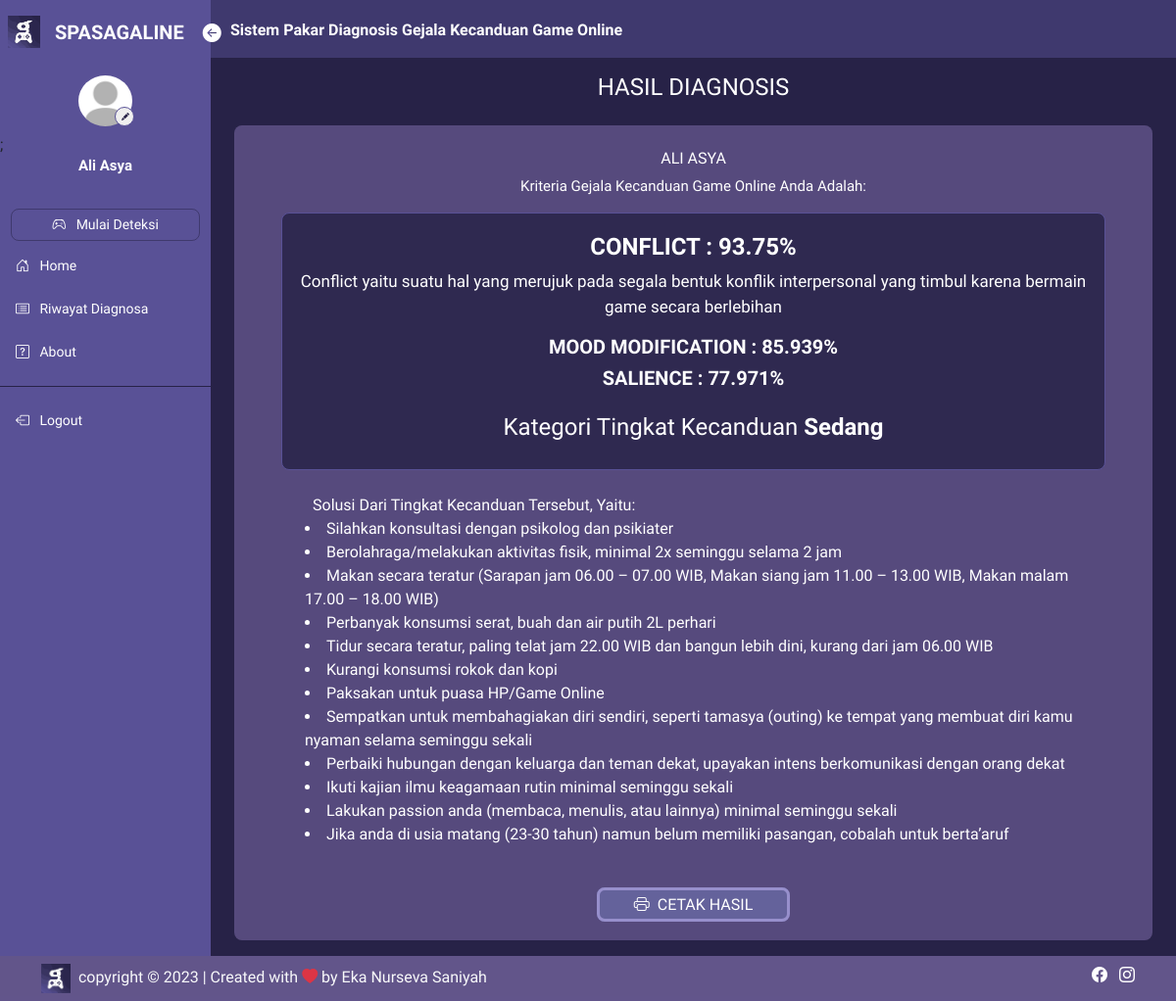
The page /hasil/index.php (signed in) on the database its author committed.
### tables this page shows
CREATE TABLE `user` (
  `iduser` int(11) NOT NULL,
  `nama` varchar(50) NOT NULL,
  `username` varchar(45) NOT NULL,
  `password` varchar(100) NOT NULL,
  `email` varchar(50) NOT NULL,
  `foto` varchar(50) NOT NULL,
  `level` varchar(30) NOT NULL
);

CREATE TABLE `hasil` (
  `idhasil` int(11) NOT NULL,
  `iduser` int(11) NOT NULL,
  `anak` varchar(50) NOT NULL,
  `tanggal` timestamp NOT NULL DEFAULT current_timestamp() ON UPDATE current_timestamp(),
  `hsl_kategori` varchar(45) NOT NULL,
  `salience` double NOT NULL,
  `tolerance` double NOT NULL,
  `mood_modification` double NOT NULL,
  `relapse` double NOT NULL,
  `withdrawal` double NOT NULL,
  `conflict` double NOT NULL,
  `problem` double DEFAULT NULL
);

CREATE TABLE `kriteria` (
  `idkriteria` int(11) NOT NULL,
  `kode_kriteria` varchar(20) NOT NULL,
  `nama_kriteria` varchar(50) NOT NULL,
  `deskripsi` text NOT NULL
);

CREATE TABLE `solusi` (
  `idsolusi` int(11) NOT NULL,
  `idkategori` int(11) NOT NULL,
  `nama_solusi` text NOT NULL
);

### controller/controller_main.php (called while the page is built, shortened)
<?php
$conn = mysqli_connect("localhost", "root", "", "spasagaline");
function query($query)
{
    global $conn;
    $result = mysqli_query($conn, $query);
    $rows = [];
    while ($row = mysqli_fetch_assoc($result)) {
        $rows[] = $row;
    }
    return $rows;
}
function jumlah_data($data)
{
    global $conn;
    $query = mysqli_query($conn, $data);
    $jumlah_data = mysqli_num_rows($query);
    return $jumlah_data;
}
function dekripsi($kata)
{
    $string = base64_decode($kata);
    $key = substr($string, 0, 44);
    $enkripsi = substr($string, 44);
    $hasil = openssl_decrypt($enkripsi, 'AES-256-CBC', $key, 0, substr($key, 0, 16));
    return $hasil;
}
?>

### controller/controller_hasil.php (called while the page is built, shortened)
<?php
require_once 'controller_main.php';
function kriteria_cf($data)
{
    $data_kriteria = query("SELECT * FROM kriteria");
    $idhasil = $data['idhasil'];
    foreach ($data_kriteria as $dakr) {
        $nama_kecil = strtolower($dakr['nama_kriteria']);
        $nama = str_replace(" ", "_", $nama_kecil);
        $hasil_cf[] = $data[$nama];
    }
    rsort($hasil_cf);
    $tiga_terbesar = array_slice($hasil_cf, 0, 3);
    $array_cf = array_values(array_unique($tiga_terbesar));
    for ($i = 0; $i < count($array_cf); $i++) {
        $nilai_yang_dicari = $array_cf[$i];
        foreach ($data_kriteria as $dakit) {
            $nama_kecil = strtolower($dakit['nama_kriteria']);
            $nama = str_replace(" ", "_", $nama_kecil);
            $kolom = $nama;
            $query = jumlah_data("SELECT * FROM hasil WHERE $kolom = $nilai_yang_dicari AND idhasil = $idhasil");
            if ($query == 1) {
                $kriteria_cf[] = $dakit['nama_kriteria'];
            }
        }
    }
    return $kriteria_cf;
}
function hasil_cf($data)
{
    $data_kriteria = query("SELECT * FROM kriteria");
    foreach ($data_kriteria as $dakr) {
        $nama_kecil = strtolower($dakr['nama_kriteria']);
        $nama = str_replace(" ", "_", $nama_kecil);
        $hasil_cf[] = $data[$nama];
    }
    rsort($hasil_cf);
    $tiga_terbesar = array_slice($hasil_cf, 0, 3);
    $array_cf = array_values(array_unique($tiga_terbesar));
    $jumlah_nilai = 0;
    for ($f = 0; $f < count($array_cf); $f++) {
        foreach ($hasil_cf as $nilai) {
            if ($nilai === $array_cf[$f]) {
                $jumlah_nilai++;
            }
        }
    }
    $terbesar = array_slice($hasil_cf, 0, $jumlah_nilai);
    return $terbesar;
}
?>

### hasil/index.php (the view, shortened to what this page needs)
<?php
require_once('../controller/controller_hasil.php');
$id = dekripsi($_COOKIE['SPASAGALINENS']);
$user = query("SELECT * FROM user WHERE iduser = $id")[0];
if (isset($_GET['idhasil'])) {
    $idhasil = dekripsi($_GET['idhasil']);
    $data_hasil = query("SELECT * FROM hasil WHERE idhasil = $idhasil")[0];
} else {
    $data_hasil = query("SELECT * FROM hasil WHERE iduser = $id AND idhasil = (SELECT MAX(idhasil) FROM hasil WHERE iduser = $id)")[0];
}
$idhasil = enkripsi($data_hasil['idhasil']);
$iduser = $data_hasil['iduser'];
$nama = query("SELECT * FROM user WHERE iduser = '$iduser'")[0];
$kriteria_cf = kriteria_cf($data_hasil);
$hasil_cf = hasil_cf($data_hasil);
$kriteria_besar = $kriteria_cf[0];
$kriteria = query("SELECT * FROM kriteria WHERE nama_kriteria = '$kriteria_besar'")[0];
$nama_kategori = $data_hasil['hsl_kategori'];
$kategori = query("SELECT * FROM kategori WHERE nama_kategori = '$nama_kategori'")[0];
$idkategori = $kategori['idkategori'];
$solusi = query("SELECT * FROM solusi WHERE idkategori = $idkategori");
?>
<html lang="en">
<head>
    <link href="https://cdn.jsdelivr.net/npm/bootstrap@5.3.0/dist/css/bootstrap.min.css" rel="stylesheet"
>
    <link rel="stylesheet" href="https://cdn.jsdelivr.net/npm/bootstrap-icons@1.10.5/font/bootstrap-icons.css">
    <link rel="stylesheet" href="../style.css">
</head>
<body>
    <div class="main-container d-flex">
        <?php
        if ($user['level'] === "User" || $user['level'] === "Ortu") {
            require_once('../sidenav/sidebar_user.php');
        } elseif ($user['level'] === "Admin") {
            require_once('../sidenav/sidebar.php');
        } else {
            echo "Error: Peran pengguna tidak valid.";
        }
        ?>
        <div class="content">
            <?php
            require_once('../sidenav/navbar.php');
            ?>
            <div class="contents px-4 py-3">
                <h4 class="text-white text-center pb-3">HASIL DIAGNOSIS</h4>
                <div class="tabel text-white px-5 py-4">
                    <h6 class="text-center text-uppercase">
                        <?php
                        if ($data_hasil['anak'] == '-') {
                            $data_hasil['anak'] = $nama['nama'];
                        }
                        if (isset($data_hasil['anak'])) {
                            echo $data_hasil['anak'];
                        }
                        ?>
                    </h6>
                    <div class="judul">
                        <p>Kriteria Gejala Kecanduan Game Online Anda Adalah:</p>
                    </div>
                    <div class="box-hasil">
                        <?php for ($j = 0; $j < count($kriteria_cf); $j++) { ?>
                            <?php if ($kriteria_cf[$j] == $kriteria['nama_kriteria']): ?>
                                <h4 class="text-uppercase text-center fw-bold">
                                    <?= $kriteria_cf[$j]; ?> :
                                    <?= $hasil_cf[$j]; ?>%
                                </h4>
                                <div class="desk text-center mb-2 mt-2 fw-medium" style="font-size: 17px;">
                                    <p>
                                        <?= $kriteria['deskripsi']; ?>
                                    </p>
                                </div>
                            <?php else: ?>
                                <h5 class="text-uppercase text-center fw-bold">
                                    <?= $kriteria_cf[$j]; ?> :
                                    <?= $hasil_cf[$j]; ?>%
                                </h5>
                            <?php endif; ?>
                        <?php } ?>
                        <h4 class="text-center mt-4">Kategori Tingkat Kecanduan <span class="fw-bold">
                                <?= $data_hasil['hsl_kategori']; ?>
                            </span>
                        </h4>
                    </div>
                    <div class="solusi mt-4">
                        <ul class="fw-medium mb-0 justify">Solusi Dari Tingkat Kecanduan Tersebut, Yaitu:</ul>
                        <?php foreach ($solusi as $ds): ?>
                            <li class="ms-4">
                                <?= $ds['nama_solusi']; ?>
                            </li>
                        <?php endforeach; ?>
                    </div>
                    <div class="submit text-center mt-4 pt-4">
                        <?php
                        if ($user['level'] === "User" || $user['level'] === "Admin") {
                            echo '<a href="../print.php?id=' . $idhasil . '" target="_blank"
                                    class="fw-medium text-decoration-none">
                                    <span><i class="bi bi-printer me-2"></i>CETAK HASIL</span>
                                </a>';
                        } else {
                            echo '<a href="../cetak.php?id=' . $idhasil . '" target="_blank"
                                    class="fw-medium text-decoration-none">
                                    <span><i class="bi bi-printer me-2"></i>CETAK HASIL</span>
                                </a>';
                        }
                        ?>
                    </div>
                </div>
            </div>
        </div>
    </div>
    <?php
    require_once('../sidenav/footer.php');
    ?>
</body>
</html>

### sidenav/sidebar_user.php (shortened to what this page needs)
<div class="sidebar" id="side_nav">
    <div class="header-box px-2 pt-3 pb-3 d-flex">
        <img src="../img/Logo.png" alt="logo spasagaline">
        <span class="fs-5 fw-bold text-white" style="margin-top: 1.6px;">SPASAGALINE</span>
        <button id="btnside" class="btn px-0 py-0 text-white btn-open">
            <i class="bi bi-arrow-left-circle-fill"></i>
        </button>
    </div>
    <div class="profil">
        <img src="../profil/<?= $user['foto']; ?>" class="rounded-circle" alt="profi">
        <a href="../pengguna/profil.php"><button class="rounded-circle"><i class="bi bi-pencil-fill"></i></button></a>;
        <h1>
            <?= $user['nama']; ?>
        </h1>
    </div>
    <ul class="list-unstyled pt-2 fw-medium">
        <li class="">
            <?php
            if ($user['level'] === "User") {
                echo '<a href="../diagnosa" class="text-decoration-none d-block text-center">
                        <i class="bi bi-controller"></i>
                        <span>Mulai Deteksi</span>
                      </a>';
            } else {
                echo '<a type="button" class="text-decoration-none d-block text-center" data-bs-toggle="modal" data-bs-target="#deteksi">Mulai Deteksi</a>';
            }
            ?>
        </li>
        <li class="">
            <a href="../pengguna" class="text-decoration-none d-block">
                <i class="bi bi-house-door"></i>
                <span>Home</span>
            </a>
        </li>
        <li class="">
            <a href="../riwayat/riwayat.php" class="text-decoration-none d-block">
                <i class="bi bi-card-list"></i>
                <span>Riwayat Diagnosa</span>
            </a>
        </li>
        <li class="">
            <a href="../about" class="text-decoration-none d-block">
                <i class="bi bi-question-square"></i>
                <span>About</span>
            </a>
        </li>
    </ul>
    <hr class="hr-color">
    <ul class="list-unstyled fw-medium">
        <li>
            <a href="../logout.php" class="text-decoration-none d-block">
                <i class="bi bi-box-arrow-left"></i>
                <span>Logout</span>
            </a>
        </li>
    </ul>
</div>

### style.css (style rules this page uses)
* { font-family: "Chakra Petch", sans-serif; }
body { background: #272247; margin: 0; padding: 0; border: 0; }
.content { min-height: 100vh; width: 100%; }
.sidebar { background: #595196; min-width: 215px; max-width: 215px; z-index: 1; transition: all ease-in 0.3s; }
hr.hr-color { color: #272247; opacity: 1; }
.sidebar ul { padding: 0 11px; }
.sidebar li { margin: 7px 0; }
.sidebar li a { color: white; padding: 8px 5px; font-size: 14px; margin-left: 0; }
.sidebar .header-box img { width: 33px; height: 33px; margin-right: 15px; }
.sidebar li a.text-center { border: solid rgb(39, 34, 71, 0.5) 0.3px; border-radius: 8px; padding: 5px 0; }
.sidebar li i { margin-right: 7px; }
.sidebar .profil img { width: 55px; height: 66px; margin-left: auto; margin-right: auto; padding: 7px 0; display: block; transition: all ease-in 0.3s; object-fit: cover; }
.sidebar .profil h1 { font-weight: 700; font-size: 15px; color: #ffff; text-align: center; margin-bottom: 20px; }
.sidebar .profil button { border: 1.5px solid #595196; position: absolute; margin-top: -27px; margin-left: 117px; width: 20px; height: 20px; }
.sidebar .profil button i { font-size: 8px; color: #272247; }
.sidebar #btnside { margin-top: 17px; transform: translateY(-50%); margin-left: 18px; font-size: 19px; }
.content .contents a { border: solid #978fcc; border-radius: 8px; padding: 5px 35px; background: rgb(121, 134, 199, 0.4); color: #ffffff; }
.content .contents .tabel { border-radius: 8px; overflow: hidden; background: rgba(157, 136, 206, 0.4); }
.contents .tabel .judul { text-align: center; font-size: 15px; }
.content .tabel .box-hasil { border: 0.5px solid #595196; background: #272247d2; border-radius: 8px; padding: 20px 13px; }

### rows shown on the page
user: foto (placeholder picture), nama "Ali Asya"
hasil: conflict "93.75", mood_modification "85.939", salience "77.971", hsl_kategori "Sedang"
kriteria: deskripsi "Conflict yaitu suatu hal yang merujuk pada segala bentuk konflik interpersonal yang timbul karena bermain game secara berlebihan"
solusi: nama_solusi "Silahkan konsultasi dengan psikolog dan psikiater"
solusi: nama_solusi "Berolahraga/melakukan aktivitas fisik, minimal 2x seminggu selama 2 jam"
solusi: nama_solusi "Makan secara teratur (Sarapan jam 06.00 – 07.00 WIB, Makan siang jam 11.00 – 13.00 WIB, Makan malam 17.00 – 18.00 WIB)"
solusi: nama_solusi "Perbanyak konsumsi serat, buah dan air putih 2L perhari"
solusi: nama_solusi "Tidur secara teratur, paling telat jam 22.00 WIB dan bangun lebih dini, kurang dari jam 06.00 WIB"
solusi: nama_solusi "Kurangi konsumsi rokok dan kopi"
solusi: nama_solusi "Paksakan untuk puasa HP/Game Online"
solusi: nama_solusi "Sempatkan untuk membahagiakan diri sendiri, seperti tamasya (outing) ke tempat yang membuat diri kamu nyaman selama seminggu sekali"
solusi: nama_solusi "Perbaiki hubungan dengan keluarga dan teman dekat, upayakan intens berkomunikasi dengan orang dekat"
solusi: nama_solusi "Ikuti kajian ilmu keagamaan rutin minimal seminggu sekali"
solusi: nama_solusi "Lakukan passion anda (membaca, menulis, atau lainnya) minimal seminggu sekali"
solusi: nama_solusi "Jika anda di usia matang (23-30 tahun) namun belum memiliki pasangan, cobalah untuk berta’aruf"

### other values the page prints
$data_hasil['anak'] "ALI ASYA"
$kriteria_cf[$j] "CONFLICT"
$kriteria_cf[$j] "MOOD MODIFICATION"
$kriteria_cf[$j] "SALIENCE"
